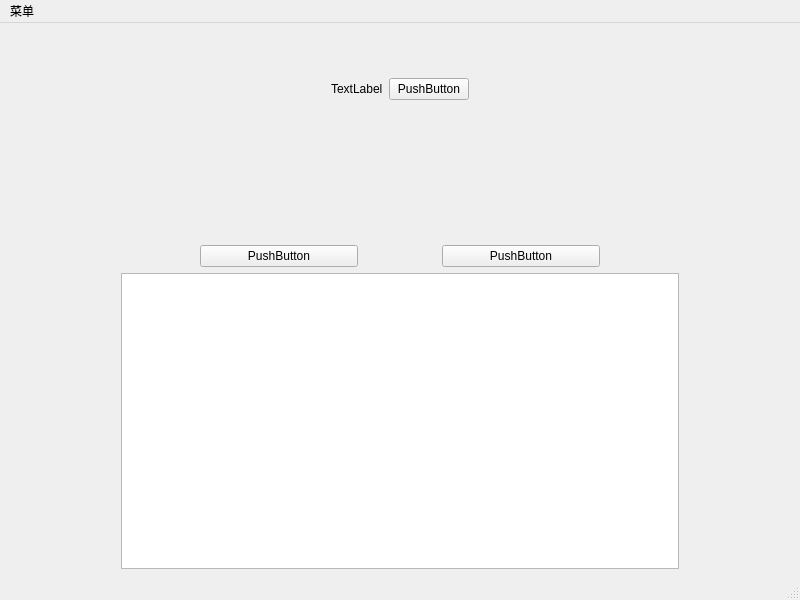
<?xml version="1.0" encoding="UTF-8"?>
<ui version="4.0">
 <class>MainWindow</class>
 <widget class="QMainWindow" name="MainWindow">
  <property name="geometry">
   <rect>
    <x>0</x>
    <y>0</y>
    <width>800</width>
    <height>600</height>
   </rect>
  </property>
  <property name="windowTitle">
   <string>MainWindow</string>
  </property>
  <widget class="QWidget" name="centralwidget">
   <layout class="QVBoxLayout" name="verticalLayout_2" stretch="1,1,3,7">
    <item>
     <spacer name="verticalSpacer">
      <property name="orientation">
       <enum>Qt::Vertical</enum>
      </property>
      <property name="sizeHint" stdset="0">
       <size>
        <width>20</width>
        <height>40</height>
       </size>
      </property>
     </spacer>
    </item>
    <item>
     <layout class="QHBoxLayout" name="horizontalLayout">
      <item>
       <spacer name="horizontalSpacer">
        <property name="orientation">
         <enum>Qt::Horizontal</enum>
        </property>
        <property name="sizeHint" stdset="0">
         <size>
          <width>40</width>
          <height>20</height>
         </size>
        </property>
       </spacer>
      </item>
      <item>
       <widget class="QLabel" name="u_title">
        <property name="styleSheet">
         <string notr="true">border-color: rgb(170, 255, 255);
font: 24pt &quot;Comic Sans MS&quot;;</string>
        </property>
        <property name="text">
         <string>TextLabel</string>
        </property>
       </widget>
      </item>
      <item>
       <widget class="QPushButton" name="u_helpPushButton">
        <property name="text">
         <string>PushButton</string>
        </property>
       </widget>
      </item>
      <item>
       <spacer name="horizontalSpacer_2">
        <property name="orientation">
         <enum>Qt::Horizontal</enum>
        </property>
        <property name="sizeHint" stdset="0">
         <size>
          <width>40</width>
          <height>20</height>
         </size>
        </property>
       </spacer>
      </item>
     </layout>
    </item>
    <item>
     <spacer name="verticalSpacer_2">
      <property name="orientation">
       <enum>Qt::Vertical</enum>
      </property>
      <property name="sizeHint" stdset="0">
       <size>
        <width>20</width>
        <height>126</height>
       </size>
      </property>
     </spacer>
    </item>
    <item>
     <layout class="QHBoxLayout" name="horizontalLayout_3" stretch="1,5,1">
      <item>
       <spacer name="horizontalSpacer_6">
        <property name="orientation">
         <enum>Qt::Horizontal</enum>
        </property>
        <property name="sizeHint" stdset="0">
         <size>
          <width>40</width>
          <height>20</height>
         </size>
        </property>
       </spacer>
      </item>
      <item>
       <layout class="QVBoxLayout" name="verticalLayout">
        <item>
         <layout class="QHBoxLayout" name="horizontalLayout_2" stretch="1,2,1,2,1">
          <item>
           <spacer name="horizontalSpacer_4">
            <property name="orientation">
             <enum>Qt::Horizontal</enum>
            </property>
            <property name="sizeHint" stdset="0">
             <size>
              <width>40</width>
              <height>20</height>
             </size>
            </property>
           </spacer>
          </item>
          <item>
           <widget class="QPushButton" name="u_signlePushButton">
            <property name="text">
             <string>PushButton</string>
            </property>
           </widget>
          </item>
          <item>
           <spacer name="horizontalSpacer_3">
            <property name="orientation">
             <enum>Qt::Horizontal</enum>
            </property>
            <property name="sizeHint" stdset="0">
             <size>
              <width>40</width>
              <height>20</height>
             </size>
            </property>
           </spacer>
          </item>
          <item>
           <widget class="QPushButton" name="u_tenPushButton">
            <property name="text">
             <string>PushButton</string>
            </property>
           </widget>
          </item>
          <item>
           <spacer name="horizontalSpacer_5">
            <property name="orientation">
             <enum>Qt::Horizontal</enum>
            </property>
            <property name="sizeHint" stdset="0">
             <size>
              <width>40</width>
              <height>20</height>
             </size>
            </property>
           </spacer>
          </item>
         </layout>
        </item>
        <item>
         <widget class="QTextEdit" name="resultTextEdit"/>
        </item>
       </layout>
      </item>
      <item>
       <spacer name="horizontalSpacer_7">
        <property name="orientation">
         <enum>Qt::Horizontal</enum>
        </property>
        <property name="sizeHint" stdset="0">
         <size>
          <width>40</width>
          <height>20</height>
         </size>
        </property>
       </spacer>
      </item>
     </layout>
    </item>
   </layout>
  </widget>
  <widget class="QStatusBar" name="statusbar"/>
  <widget class="QMenuBar" name="menubar">
   <property name="geometry">
    <rect>
     <x>0</x>
     <y>0</y>
     <width>800</width>
     <height>25</height>
    </rect>
   </property>
   <widget class="QMenu" name="menu">
    <property name="title">
     <string>菜单</string>
    </property>
   </widget>
   <addaction name="menu"/>
  </widget>
  <action name="action_clear">
   <property name="text">
    <string>清空</string>
   </property>
  </action>
  <action name="action_help">
   <property name="icon">
    <iconset>
     <normalon>../../comm/pictrue/help.png</normalon>
    </iconset>
   </property>
   <property name="text">
    <string>帮助</string>
   </property>
   <property name="toolTip">
    <string>&lt;html&gt;&lt;head/&gt;&lt;body&gt;&lt;p&gt;抽卡概率&lt;/p&gt;&lt;/body&gt;&lt;/html&gt;</string>
   </property>
   <property name="shortcut">
    <string>Ctrl+H</string>
   </property>
  </action>
  <action name="action_log">
   <property name="checkable">
    <bool>true</bool>
   </property>
   <property name="text">
    <string>日志记录</string>
   </property>
  </action>
 </widget>
 <resources/>
 <connections/>
</ui>
